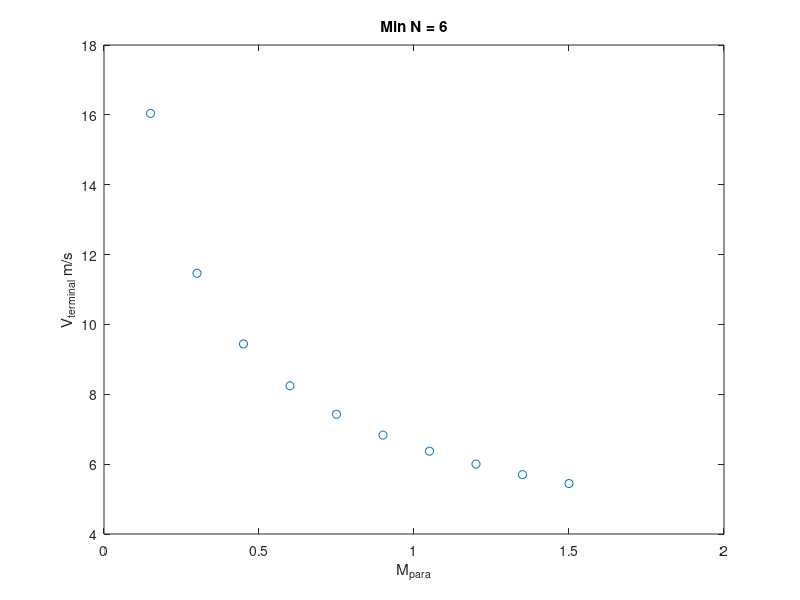

Source code (MATLAB):
%% terminal velocity
%M_stage = 4.832-0.9;
M_stage = 9.882-0.3;
M_para = [0.15:0.15:1.5];
D_stage = 0.1;
D_para  = 500;
g = 9.8; p = 1.22; a = 0.008;

D_total = ( M_stage.*D_stage + M_para*D_para ) ./ (M_stage+M_para);
v_terminal = sqrt(2.*g./p./a./D_total);

figure;
plot(M_para,v_terminal,'o');xlabel('M_{para}'); ylabel('V_{terminal} m/s');
title(['Min N = ' num2str(min(find(v_terminal < 7)))]);